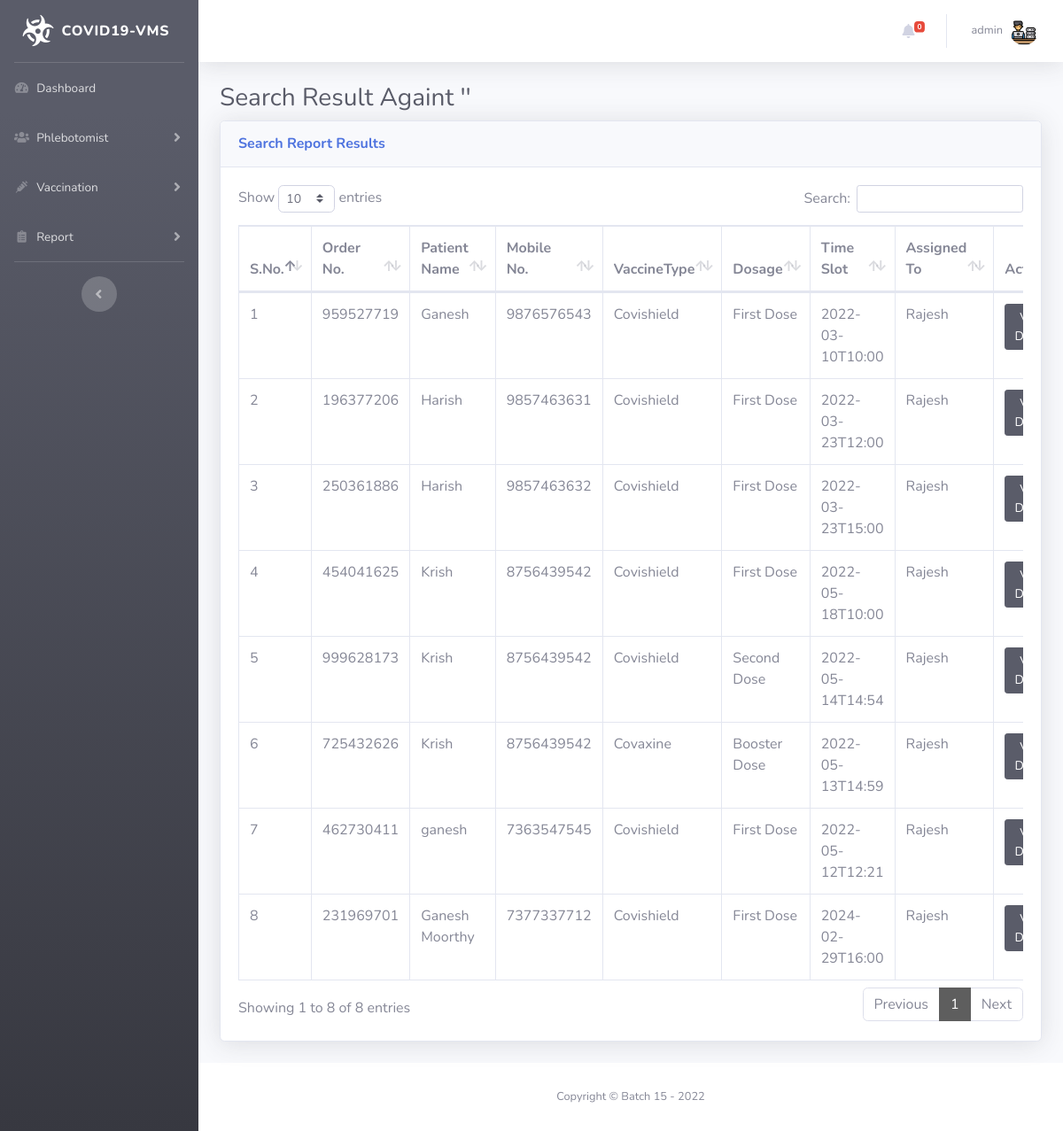
Screenshot of /search-report-result.php (signed in) with the database file from the repository.
### tables this page shows
CREATE TABLE `tblvacrecords` (
  `ID` int(11) NOT NULL,
  `OrderNumber` bigint(14) DEFAULT NULL,
  `PatientMobileNumber` bigint(14) DEFAULT NULL,
  `VaccineType` varchar(100) DEFAULT NULL,
  `Dosage` varchar(30) DEFAULT NULL,
  `VaccineTimeSlot` varchar(120) DEFAULT NULL,
  `ReportStatus` varchar(100) DEFAULT NULL,
  `FinalReport` varchar(150) DEFAULT NULL,
  `ReportUploadTime` varchar(200) DEFAULT NULL,
  `RegistrationDate` timestamp NULL DEFAULT current_timestamp(),
  `AssignedtoEmpId` varchar(150) DEFAULT NULL,
  `AssigntoName` varchar(180) DEFAULT NULL,
  `AssignedTime` varchar(100) DEFAULT NULL,
  `ActionBy` varchar(180) DEFAULT NULL
);

CREATE TABLE `vacpatients` (
  `ID` int(11) NOT NULL,
  `FullName` varchar(120) DEFAULT NULL,
  `MobileNumber` bigint(12) DEFAULT NULL,
  `DateOfBirth` date DEFAULT NULL,
  `GovtIssuedId` varchar(150) DEFAULT NULL,
  `GovtIssuedIdNo` varchar(150) DEFAULT NULL,
  `Age` int(30) DEFAULT NULL,
  `Gender` varchar(30) DEFAULT NULL,
  `FullAddress` varchar(255) DEFAULT NULL,
  `State` varchar(200) DEFAULT NULL,
  `RegistrationDate` timestamp NOT NULL DEFAULT current_timestamp()
);

### search-report-result.php (the view, shortened to what this page needs)
<?php session_start();
include_once('includes/config.php');
if (strlen($_SESSION['aid']==0)) {
  header('location:logout.php');
  } else{
?>
<!DOCTYPE html>
<html lang="en">
<head>
    <link href="vendor/fontawesome-free/css/all.min.css" rel="stylesheet" type="text/css">
    <link href="css/sb-admin-2.min.css" rel="stylesheet">
    <link href="vendor/datatables/dataTables.bootstrap4.min.css" rel="stylesheet">
</head>
<body id="page-top">
    <div id="wrapper">
  <?php include_once('includes/sidebar.php');?>
        <div id="content-wrapper" class="d-flex flex-column">
            <div id="content">
<?php include_once('includes/topbar.php');?>
                <div class="container-fluid">
<?php
$searchdata=$_POST['serachdata'];
?>
                    <h1 class="h3 mb-2 text-gray-800">Search Result Againt '<?php echo $searchdata;?>' </h1>
                    <div class="card shadow mb-4">
                        <div class="card-header py-3">
                            <h6 class="m-0 font-weight-bold text-primary">Search Report Results</h6>
                        </div>
                        <div class="card-body">
                            <div class="table-responsive">
                                <form name="assignto" method="post">
                    <table class="table table-bordered" id="dataTable" width="100%" cellspacing="0">
                                    <thead>
                                        <tr>
                                            <th>S.No.</th>
                                            <th>Order No.</th>
                                            <th>Patient Name</th>
                                            <th>Mobile No.</th>
                                            <th>VaccineType</th>
					    <th>Dosage</th>
                                            <th>Time Slot</th>
                                            <th>Assigned To</th>
                                            <th>Action</th>
                                        </tr>
                                    </thead>
                                    <tbody>
<?php $query=mysqli_query($con,"select tblvacrecords.OrderNumber,vacpatients.FullName,vacpatients.MobileNumber,tblvacrecords.VaccineType,tblvacrecords.Dosage,tblvacrecords.VaccineTimeSlot,tblvacrecords.AssigntoName,tblvacrecords.id as testid from tblvacrecords
join vacpatients on vacpatients.MobileNumber=tblvacrecords.PatientMobileNumber
where (vacpatients.FullName like '%$searchdata%' || vacpatients.MobileNumber like '%$searchdata%' || tblvacrecords.OrderNumber like '%$searchdata%')");
$cnt=1;
while($row=mysqli_fetch_array($query)){
?>
                                        <tr>
                                            <td><?php echo $cnt;?></td>
                                            <td><?php echo $row['OrderNumber'];?></td>
                                            <td><?php echo $row['FullName'];?></td>
                                            <td><?php echo $row['MobileNumber'];?></td>
                                            <td><?php echo $row['VaccineType'];?></td>
					    <td><?php echo $row['Dosage'];?></td>
                                            <td><?php echo $row['VaccineTimeSlot'];?></td>
                                             <td><?php echo $row['AssigntoName'];?></td>
                                            <td>
                                <a href="vaccine-details.php?tid=<?php echo $row['testid'];?>&&oid=<?php echo $row['OrderNumber'];?>" class="btn btn-dark btn-sm">View Details</a>
                            </td>
                                        </tr>
<?php $cnt++;} ?>
                                    </tbody>
                                </table>
                                     </form>
                            </div>
                        </div>
                    </div>
                </div>
            </div>
    <?php include_once('includes/footer.php');?>
        </div>
    </div>
</body>
</html>
<?php } ?>

### includes/topbar.php (shortened to what this page needs)
      <nav class="navbar navbar-expand navbar-light bg-white topbar mb-4 static-top shadow">
            <?php if($_SESSION['aid']):?>
                    <ul class="navbar-nav ml-auto">
<?php $query=mysqli_query($con,"select * from tblvacrecords where ReportStatus is null");
$count=mysqli_num_rows($query);
?>
                        <li class="nav-item dropdown no-arrow mx-1">
                            <a class="nav-link dropdown-toggle" href="#" id="alertsDropdown" role="button"
                                data-toggle="dropdown" aria-haspopup="true" aria-expanded="false">
                                <i class="fas fa-bell fa-fw"></i>
                                <span class="badge badge-danger badge-counter"><?php echo $count;?></span>
                            </a>
                        </li>
                        <li class="nav-item dropdown no-arrow">
                            <a class="nav-link dropdown-toggle" href="#" id="userDropdown" role="button"
                                data-toggle="dropdown" aria-haspopup="true" aria-expanded="false">
                <?php
$adid=$_SESSION['aid'];
$ret1=mysqli_query($con,"select AdminName from tbladmin where ID='$adid'");
while($row1=mysqli_fetch_array($ret1)){
?>
                                <span class="mr-2 d-none d-lg-inline text-gray-600 small"><?php  echo $row1['AdminName'];?></span>
                           <?php } ?>
                                <img class="img-profile rounded-circle"
                                    src="img/admin-100.png">
                            </a>
                        </li>
                    </ul>
                <?php endif;?>
                </nav>

### rows the page displays
tblvacrecords: OrderNumber "959527719", vacpatients.FullName "Ganesh", vacpatients.MobileNumber "9876576543", VaccineType "Covishield", Dosage "First Dose", VaccineTimeSlot "2022-03-10T10:00", AssigntoName "Rajesh"
tblvacrecords: OrderNumber "196377206", vacpatients.FullName "Harish", vacpatients.MobileNumber "9857463631", VaccineType "Covishield", Dosage "First Dose", VaccineTimeSlot "2022-03-23T12:00", AssigntoName "Rajesh"
tblvacrecords: OrderNumber "250361886", vacpatients.FullName "Harish", vacpatients.MobileNumber "9857463632", VaccineType "Covishield", Dosage "First Dose", VaccineTimeSlot "2022-03-23T15:00", AssigntoName "Rajesh"
tblvacrecords: OrderNumber "454041625", vacpatients.FullName "Krish", vacpatients.MobileNumber "8756439542", VaccineType "Covishield", Dosage "First Dose", VaccineTimeSlot "2022-05-18T10:00", AssigntoName "Rajesh"
tblvacrecords: OrderNumber "999628173", vacpatients.FullName "Krish", vacpatients.MobileNumber "8756439542", VaccineType "Covishield", Dosage "Second Dose", VaccineTimeSlot "2022-05-14T14:54", AssigntoName "Rajesh"
tblvacrecords: OrderNumber "725432626", vacpatients.FullName "Krish", vacpatients.MobileNumber "8756439542", VaccineType "Covaxine", Dosage "Booster Dose", VaccineTimeSlot "2022-05-13T14:59", AssigntoName "Rajesh"
tblvacrecords: OrderNumber "462730411", vacpatients.FullName "ganesh", vacpatients.MobileNumber "7363547545", VaccineType "Covishield", Dosage "First Dose", VaccineTimeSlot "2022-05-12T12:21", AssigntoName "Rajesh"
tblvacrecords: OrderNumber "231969701", vacpatients.FullName "Ganesh Moorthy", vacpatients.MobileNumber "7377337712", VaccineType "Covishield", Dosage "First Dose", VaccineTimeSlot "2024-02-29T16:00", AssigntoName "Rajesh"

### other values shown
$count "0"
$row1['AdminName'] "admin"
